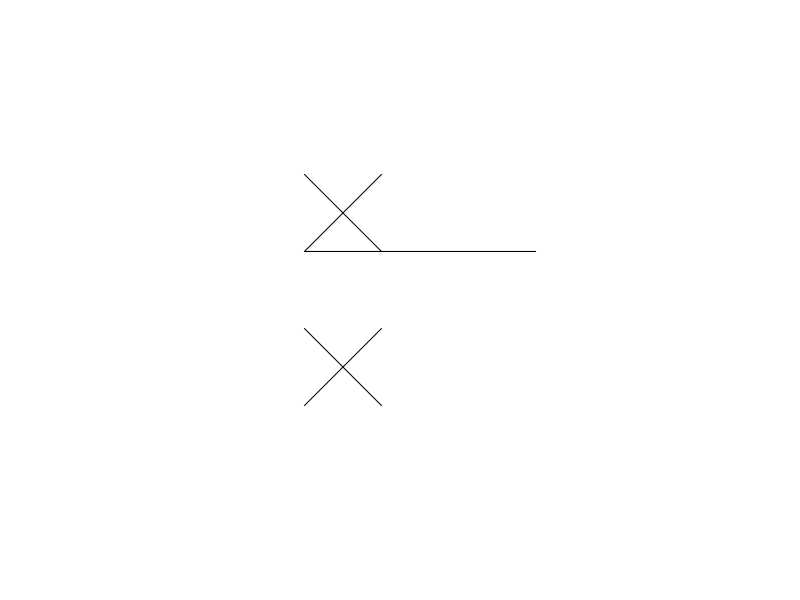

Recreate this plot in R.
#Creating X, O, and game board




library(sp)

x <- c(1,2)
y <- c(1,2)
x_1 <- SpatialLines(list(Lines(Line(cbind(x,y)), ID="a")))


x <- c(1,2)
y <- c(2,1)
x_2 <- SpatialLines(list(Lines(Line(cbind(x,y)), ID="a")))


x <- c(1,2)
y <- c(4,3)
x_3 <- SpatialLines(list(Lines(Line(cbind(x,y)), ID="a")))

x <- c(1,2)
y <- c(3,4)
x_4 <- SpatialLines(list(Lines(Line(cbind(x,y)), ID="a")))


x <- c(1,4)
y <- c(3,3)
board_1 <- SpatialLines(list(Lines(Line(cbind(x,y)), ID="a")))

#dev.new(width=5,height=5)
plot(x_1, xlim = c(0,5), ylim = c(0,5))
plot(x_2,add=T)
plot(x_3,add=T)
plot(x_4,add=T)
plot(board_1,add=T)
